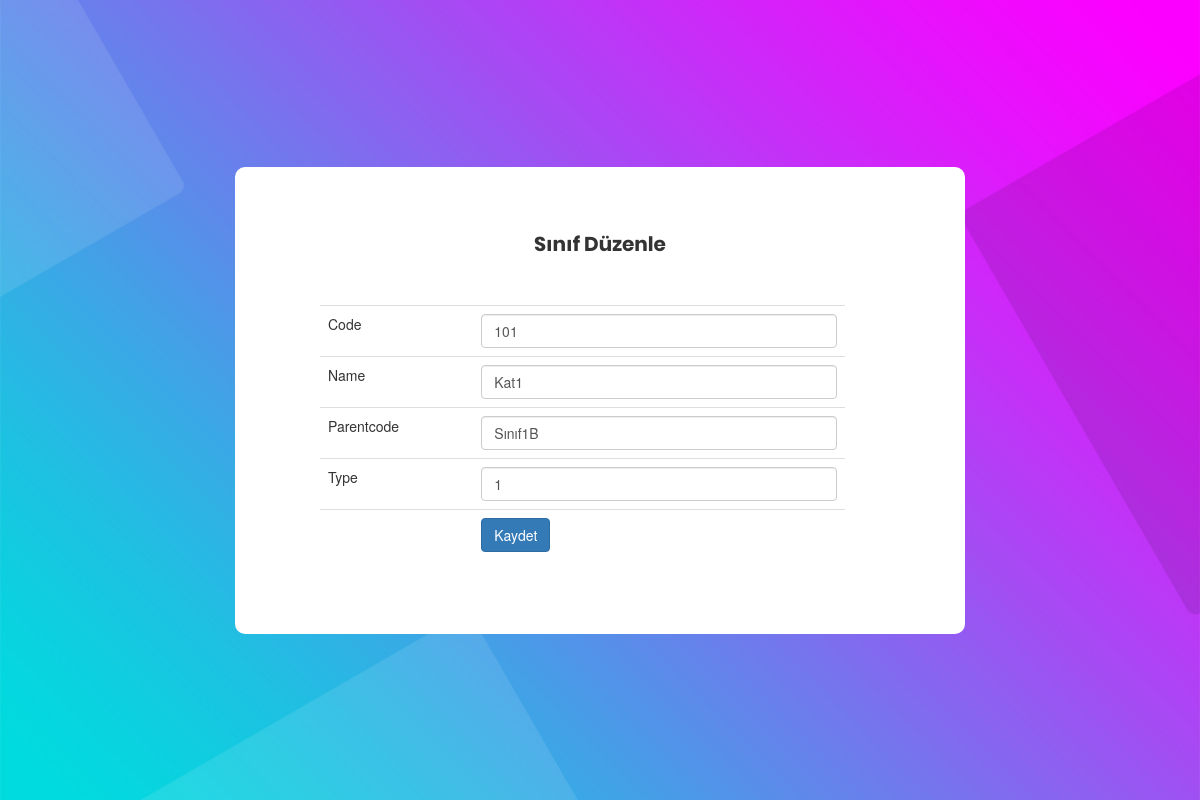
Screenshot of /classroom_duzenle.php with the database file from the repository.
### tables this page shows
CREATE TABLE IF NOT EXISTS `classroom` (
  `id` int(11) NOT NULL,
  `code` varchar(255) NOT NULL,
  `name` varchar(255) NOT NULL,
  `parentcode` varchar(255) NOT NULL,
  `type` int(11) NOT NULL,
  PRIMARY KEY (`id`)
);

### classroom_duzenle.php (the view, shortened to what this page needs)
<?php
include("db.php");
?>
<!doctype html>
<html lang="en">
<head>
	<link rel="stylesheet" type="text/css" href="vendor/bootstrap/css/bootstrap.min.css">
	<link rel="stylesheet" type="text/css" href="fonts/font-awesome-4.7.0/css/font-awesome.min.css">
	<link rel="stylesheet" type="text/css" href="fonts/iconic/css/material-design-iconic-font.min.css">
	<link rel="stylesheet" type="text/css" href="vendor/animate/animate.css">
	<link rel="stylesheet" type="text/css" href="vendor/css-hamburgers/hamburgers.min.css">
	<link rel="stylesheet" type="text/css" href="vendor/animsition/css/animsition.min.css">
	<link rel="stylesheet" type="text/css" href="vendor/select2/select2.min.css">
	<link rel="stylesheet" type="text/css" href="vendor/daterangepicker/daterangepicker.css">
	<link rel="stylesheet" type="text/css" href="css/util.css">
	<link rel="stylesheet" type="text/css" href="css/main.css">
<link rel="stylesheet" href="https://maxcdn.bootstrapcdn.com/font-awesome/4.7.0/css/font-awesome.min.css">
<link rel="stylesheet" href="https://maxcdn.bootstrapcdn.com/bootstrap/3.3.7/css/bootstrap.min.css">
</head>
<body>
		<div class="container-login100" style="background-image: url('images/bg-01.jpg');">
			<div style="width: 730px;" class="wrap-login100 p-l-55 p-r-55 p-t-65 p-b-54">
					<?php
					$sorgu = $con->query("SELECT * FROM classroom WHERE id =".(int)$_GET['id']);
					$sonuc = $sorgu->fetch_assoc();
					?>
<span style="font-size: 20px;" class="login100-form-title p-b-49">
						Sınıf Düzenle
					</span>
					<div class="container">
					<div class="col-md-6">
					<form action="" method="post">
						<table class="table">
														<tr>
															<td>Code</td>
															<td><input type="text" name="code" class="form-control" value="<?php echo $sonuc['code'];?>" ></td>
														</tr>
														<tr>
															<td>Name</td>
															<td><input type="text" name="name" class="form-control" value="<?php echo $sonuc['name'];?>" ></td>
														</tr>
														<tr>
															<td>Parentcode</td>
															<td><input type="text" name="parentcode" class="form-control" value="<?php echo $sonuc['parentcode'];?>" ></td>
														</tr>
														<tr>
															<td>Type</td>
															<td><input type="text" name="type" class="form-control" value="<?php echo $sonuc['type'];?>" ></td>
														</tr>
														<tr>
															<td></td>
															<td><input type="submit" class="btn btn-primary" value="Kaydet"></td>
														</tr>
						</table>
					</form>
					</div>
					</div>
			</div>
		</div>
</body>
</html>

### css/main.css (style rules this page uses)
* { margin: 0px; padding: 0px; box-sizing: border-box; }
body, html { height: 100%; font-family: Poppins-Regular, sans-serif; }
input { outline: none; border: none; }
.container-login100 { width: 100%; min-height: 100vh; display: -webkit-box; display: -webkit-flex; display: -moz-box; display: -ms-flexbox; display: flex; flex-wrap: wrap; justify-content: center; align-items: center; padding: 15px; background-repeat: no-repeat; background-position: center; background-size: cover; }
.wrap-login100 { width: 500px; background: #fff; border-radius: 10px; overflow: hidden; }
.login100-form-title { display: block; font-family: Poppins-Bold; font-size: 39px; color: #333333; line-height: 1.2; text-align: center; }

### rows the page displays
classroom: code "101", name "Kat1", parentcode "Sınıf1B", type "1"
